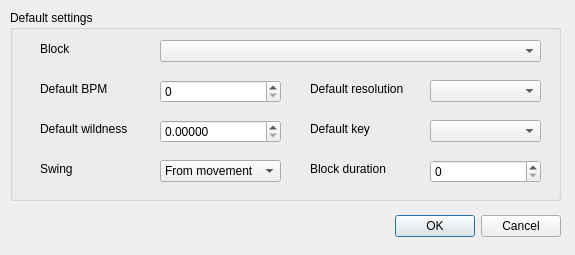
<ui version="4.0" >
 <class>blockDialog</class>
 <widget class="QDialog" name="blockDialog" >
  <property name="geometry" >
   <rect>
    <x>0</x>
    <y>0</y>
    <width>575</width>
    <height>255</height>
   </rect>
  </property>
  <property name="windowTitle" >
   <string>Edit Block</string>
  </property>
  <property name="modal" >
   <bool>true</bool>
  </property>
  <widget class="QDialogButtonBox" name="buttonBox" >
   <property name="geometry" >
    <rect>
     <x>220</x>
     <y>210</y>
     <width>341</width>
     <height>32</height>
    </rect>
   </property>
   <property name="orientation" >
    <enum>Qt::Horizontal</enum>
   </property>
   <property name="standardButtons" >
    <set>QDialogButtonBox::Cancel|QDialogButtonBox::Ok</set>
   </property>
  </widget>
  <widget class="QGroupBox" name="groupBox" >
   <property name="geometry" >
    <rect>
     <x>10</x>
     <y>10</y>
     <width>551</width>
     <height>191</height>
    </rect>
   </property>
   <property name="statusTip" >
    <string/>
   </property>
   <property name="title" >
    <string>Default settings</string>
   </property>
   <widget class="QLabel" name="label_5" >
    <property name="geometry" >
     <rect>
      <x>300</x>
      <y>70</y>
      <width>111</width>
      <height>17</height>
     </rect>
    </property>
    <property name="text" >
     <string>Default resolution</string>
    </property>
   </widget>
   <widget class="QSpinBox" name="bpm" >
    <property name="geometry" >
     <rect>
      <x>150</x>
      <y>70</y>
      <width>121</width>
      <height>23</height>
     </rect>
    </property>
    <property name="toolTip" >
     <string>A BPM of 0 means that this block will use the movement's BPM</string>
    </property>
    <property name="statusTip" >
     <string>A BPM of 0 means that this block will use the movement's BPM</string>
    </property>
    <property name="minimum" >
     <number>0</number>
    </property>
    <property name="maximum" >
     <number>1000</number>
    </property>
    <property name="value" >
     <number>0</number>
    </property>
   </widget>
   <widget class="QLabel" name="label_6" >
    <property name="geometry" >
     <rect>
      <x>30</x>
      <y>70</y>
      <width>111</width>
      <height>17</height>
     </rect>
    </property>
    <property name="text" >
     <string>Default BPM</string>
    </property>
   </widget>
   <widget class="QDoubleSpinBox" name="wildness" >
    <property name="geometry" >
     <rect>
      <x>150</x>
      <y>110</y>
      <width>121</width>
      <height>23</height>
     </rect>
    </property>
    <property name="toolTip" >
     <string>If the wildness is 0, this block will use the movement's wildness</string>
    </property>
    <property name="statusTip" >
     <string>If the wildness is 0, this block will use the movement's wildness</string>
    </property>
    <property name="decimals" >
     <number>5</number>
    </property>
    <property name="maximum" >
     <double>100.000000000000000</double>
    </property>
    <property name="singleStep" >
     <double>0.025000000000000</double>
    </property>
    <property name="value" >
     <double>0.000000000000000</double>
    </property>
   </widget>
   <widget class="QLabel" name="label_7" >
    <property name="geometry" >
     <rect>
      <x>30</x>
      <y>110</y>
      <width>111</width>
      <height>17</height>
     </rect>
    </property>
    <property name="text" >
     <string>Default wildness</string>
    </property>
   </widget>
   <widget class="QLabel" name="label_8" >
    <property name="geometry" >
     <rect>
      <x>300</x>
      <y>110</y>
      <width>101</width>
      <height>17</height>
     </rect>
    </property>
    <property name="text" >
     <string>Default key</string>
    </property>
   </widget>
   <widget class="QComboBox" name="resolution" >
    <property name="geometry" >
     <rect>
      <x>420</x>
      <y>70</y>
      <width>111</width>
      <height>22</height>
     </rect>
    </property>
   </widget>
   <widget class="QComboBox" name="key" >
    <property name="geometry" >
     <rect>
      <x>420</x>
      <y>110</y>
      <width>111</width>
      <height>22</height>
     </rect>
    </property>
   </widget>
   <widget class="QSpinBox" name="duration" >
    <property name="geometry" >
     <rect>
      <x>420</x>
      <y>150</y>
      <width>111</width>
      <height>23</height>
     </rect>
    </property>
    <property name="toolTip" >
     <string>How many times a block should be played. Set to 0 to use the movement's duration</string>
    </property>
    <property name="statusTip" >
     <string>How many times a block should be played. Set to 0 to use the movement's duration</string>
    </property>
    <property name="minimum" >
     <number>0</number>
    </property>
    <property name="maximum" >
     <number>1000</number>
    </property>
    <property name="value" >
     <number>0</number>
    </property>
   </widget>
   <widget class="QLabel" name="label_9" >
    <property name="geometry" >
     <rect>
      <x>300</x>
      <y>150</y>
      <width>101</width>
      <height>17</height>
     </rect>
    </property>
    <property name="text" >
     <string>Block duration</string>
    </property>
   </widget>
   <widget class="QComboBox" name="blockcombo" >
    <property name="geometry" >
     <rect>
      <x>150</x>
      <y>30</y>
      <width>381</width>
      <height>22</height>
     </rect>
    </property>
   </widget>
   <widget class="QLabel" name="label" >
    <property name="geometry" >
     <rect>
      <x>30</x>
      <y>30</y>
      <width>56</width>
      <height>17</height>
     </rect>
    </property>
    <property name="text" >
     <string>Block</string>
    </property>
   </widget>
   <widget class="QComboBox" name="swing" >
    <property name="geometry" >
     <rect>
      <x>150</x>
      <y>150</y>
      <width>121</width>
      <height>22</height>
     </rect>
    </property>
    <item>
     <property name="text" >
      <string>From movement</string>
     </property>
    </item>
    <item>
     <property name="text" >
      <string>No swing</string>
     </property>
    </item>
    <item>
     <property name="text" >
      <string>Swing</string>
     </property>
    </item>
   </widget>
   <widget class="QLabel" name="label_2" >
    <property name="geometry" >
     <rect>
      <x>30</x>
      <y>150</y>
      <width>56</width>
      <height>17</height>
     </rect>
    </property>
    <property name="text" >
     <string>Swing</string>
    </property>
   </widget>
  </widget>
 </widget>
 <tabstops>
  <tabstop>blockcombo</tabstop>
  <tabstop>bpm</tabstop>
  <tabstop>resolution</tabstop>
  <tabstop>wildness</tabstop>
  <tabstop>key</tabstop>
  <tabstop>swing</tabstop>
  <tabstop>duration</tabstop>
  <tabstop>buttonBox</tabstop>
 </tabstops>
 <resources/>
 <connections>
  <connection>
   <sender>buttonBox</sender>
   <signal>accepted()</signal>
   <receiver>blockDialog</receiver>
   <slot>accept()</slot>
   <hints>
    <hint type="sourcelabel" >
     <x>248</x>
     <y>254</y>
    </hint>
    <hint type="destinationlabel" >
     <x>157</x>
     <y>274</y>
    </hint>
   </hints>
  </connection>
  <connection>
   <sender>buttonBox</sender>
   <signal>rejected()</signal>
   <receiver>blockDialog</receiver>
   <slot>reject()</slot>
   <hints>
    <hint type="sourcelabel" >
     <x>316</x>
     <y>260</y>
    </hint>
    <hint type="destinationlabel" >
     <x>286</x>
     <y>274</y>
    </hint>
   </hints>
  </connection>
 </connections>
</ui>
